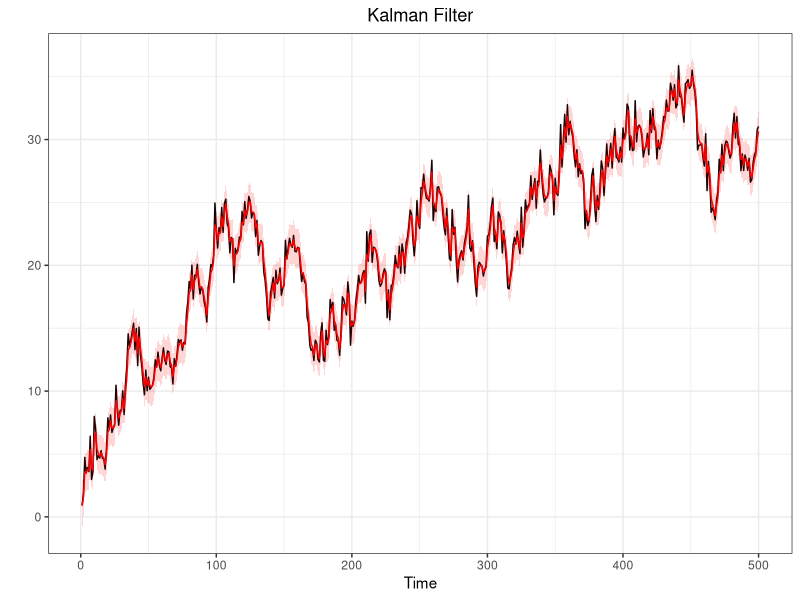
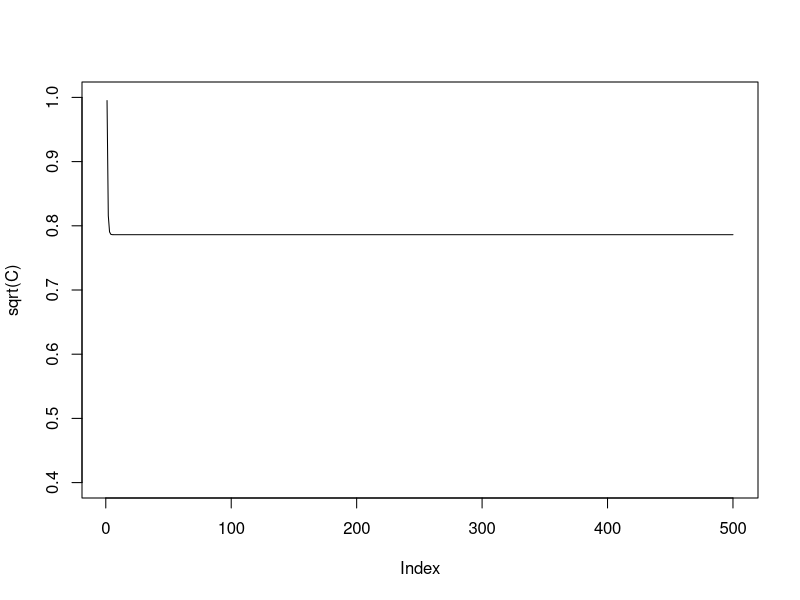

These charts were generated, in order, by the following R code: (Note: this script raises an error after producing the figures.)
#@@@@@@@@@@@@@@@@@@@@##
#   SMC: FILTERING    #
#@@@@@@@@@@@@@@@@@@@@##
library(ggplot2)
q025=function(x){quantile(x,0.025)}
q975=function(x){quantile(x,0.975)}


#Generate a random walk plus noise
#---------------------------------
#n = sample dim
#sigma = obs noise variance
#tau = state noise variance
#x0 = init state

dlm.sim = function(n,sigma,tau,x0){
  x    = rep(0,n)  #state process
  y    = rep(0,n)  #obs process
  x[1] = rnorm(1,x0,tau)
  y[1] = rnorm(1,x[1],sigma)
  for (t in 2:n){
    x[t] = rnorm(1,x[t-1],tau)
    y[t] = rnorm(1,x[t],sigma)
  }
  return(list(x=x,y=y))
}

#Filtering, using data
#---------------------
#y = observed data

DLM<-function(data,sig2,tau2,m0,C0){
  n  = length(data)
  m  = rep(0,n)
  C  = rep(0,n)
  s = rep(0,n)
  S = rep(0,n)
  B  = rep(0,n-1)
  for (t in 1:n){
    if (t==1){
      a = m0
      R = C0 + tau2
    }else{
      a = m[t-1]
      R = C[t-1] + tau2
    }
    A = R/(R+sig2)
    m[t] = (1-A)*a + A*y[t]
    C[t] = A*sig2
    B[t-1] = C[t]/(C[t]+tau2)
  }
  s[n] = m[n]
  S[n] = C[n]
  for (t in (n-1):1){
    s[t] = (1-B[t])*m[t]+B[t]*s[t+1]
    S[t] = (1-B[t])*C[t]+B[t]^2*S[t+1]
  }
  return(list(m=m,C=C,s=s,S=S))
}


#Generate a random walk plus noise
#---------------------------------
n=500
tau2=1
sigma2=1
sigma=sqrt(sigma2)
tau=sqrt(tau2)
x0=0

sim<-dlm.sim(n,sigma,tau,x0)
y<-sim$y
x<-sim$x

#Kalman Filter
#-------------
m0=0
C0=100
filtval<-DLM(y,sigma2,tau2,m0,C0)
m<-filtval$m
C<-filtval$C
Low = m + qnorm(0.025)*sqrt(C)
Up = m + qnorm(0.975)*sqrt(C)

#Put everything in a data frate (for ggplot)
timeframe<-c(1:length(y))
DLM.df<-data.frame(timeframe,y,x,m,C,Low,Up)

#Plots (observetions in black and filtered states in red)
ggplot(DLM.df,aes(x=timeframe))+
  geom_line(aes(y=y))+
  geom_line(aes(y=m),col="red")+
  geom_ribbon(aes(ymin = Low, ymax = Up),
              fill="red",alpha=0.16) +
  labs(x="Time",
       y="")+
  ggtitle("Kalman Filter")+
  theme_bw()+
  theme(plot.title = element_text(hjust = 0.5))

#Sequential Importance Sampling
#------------------------------
#This function produce sequential importance samples
#for Space state model that have linear gaussian state process
#y=data
#N=n°sample produced
#m0,c0,tau and sigma specified as above
#It returns xs,ws and ess which are respectively the filtered states
#the relative weight and the effective sample size for any period.

SISfun<-function(data,N,m0,C0,tau,sigma,smooth){
  xs<-NULL
  ws<-NULL
  ess<-NULL
  x  = rnorm(N,m0,sqrt(C0))
  w  = rep(1/N,N)
  for(t in 1:length(data)){
    x    = rnorm(N,x,tau)                   #sample from N(x_{0},tau)
    w    = w*dnorm(data[t],x,sigma)         #update weight
    xs = rbind(xs,x)
    ws = rbind(ws,w)
    
    wnorm= w/sum(w)                         #normalized weight
    ESS  = 1/sum(wnorm^2)                   #effective sample size
    
    ess =rbind(ess,ESS)
  }
  
  if(smooth){
    xb = matrix(0,n,N)
    for (j in 1:N){
      xb[n,j] = xs[n,j]
      for (t in (n-1):1){
        w = dnorm(xb[t+1,j],xs[t,],tau)
        w = w/sum(w)
        xb[t,j] = sample(xs[t,],size=1,prob=w)
      }
    }
    return(list(xs=xs,ws=ws,ess=ess,xb=xb))
  }else{}
  
  return(list(xs=xs,ws=ws,ess=ess))
}

#Nota: il SIS così costruito (Chopin-Papastiliopoluos) 
#ha problemi con i pesi infatti wnorm dopo un po di iteraioni 
#è un vettore (0,0,...,0,1) dopodichè da errore

#Sequential Importance Sampling with Resampling
#----------------------------------------------
SISRfun<-function(data,N,m0,C0,tau,sigma,smooth){
  if(missing(smooth)){smooth=F}
  ws  = NULL
  xs  = NULL
  ess = NULL
  x   = rnorm(N,m0,sqrt(C0))
  w   = rep(1/N,N)
  n   = length(data)
  for (t in 1:n){
    x1  = rnorm(N,x,tau)
    w1   = w*dnorm(data[t],x1,sigma)
    x   = sample(x1,size=N,replace=T,prob=w1)
    w   = rep(1/N,N)
    
    xs  = rbind(xs,x)
    ws  = rbind(ws,w)
    
    wnorm   = w/sum(w)
    ESS = 1/sum(wnorm^2)
    ess = c(ess,ESS)
  }
  if(smooth){
    xb = matrix(0,n,N)
    for (j in 1:N){
      xb[n,j] = xs[n,j]
      for (t in (n-1):1){
        w = dnorm(xb[t+1,j],xs[t,],tau)
        w = w/sum(w)
        xb[t,j] = sample(xs[t,],size=1,prob=w)
      }
    }
    return(list(xs=xs,ws=ws,ess=ess,xb=xb))
  }else{}
  
  return(list(xs=xs,ws=ws,ess=ess))
}

#Particle Filter
#---------------
PFfun<-function(data,N,m0,C0,tau,sigma){
  xs<-NULL
  ws<-NULL
  ess<-NULL
  x  = rnorm(N,m0,sqrt(C0))
  w  = rep(1/N,N)
   
  for(t in 1:length(data)){
    
    x<-rnorm(N,x,tau)
    w1<-w*dnorm(data[t],x,sigma)
    
    w = w1/sum(w1)
    ESS  = 1/sum(w^2)
    
    if(ESS<(N/2)){
      index<-sample(N,size=N,replace=T,prob=w)
      x<-x[index]
      w<-rep(1/N,N)
    }else{}
    
    xs = rbind(xs,x)
    ws = rbind(ws,w)
    ess =rbind(ess,ESS)
  }
  return(list(xs=xs,ws=ws,ess=ess))
}

#Auxiliary Particle Filter (ESS-based resampling)
#------------------------------------------------
APFfun<-function(data,N,m0,C0,tau,sigma){
  xs<-NULL
  ws<-NULL
  ess<-NULL
  x  = rnorm(N,m0,sqrt(C0))
  w  = rep(1/N,N)
  
  for(t in 1:length(data)){
    
    weight = w*dnorm(data[t],x,sigma)
    k   = sample(1:N,size=N,replace=TRUE,prob=weight)
    x1   = rnorm(N,x[k],tau)
    lw  = dnorm(data[t],x1,sigma,log=TRUE)-dnorm(data[t],x[k],sigma,log=TRUE)
    w   = exp(lw)
    w   = w/sum(w)
    ESS  = 1/sum(w^2)
    
    if(ESS<(N/2)){
      index<-sample(N,size=N,replace=T,prob=w)
      x1<-x1[index]
      w<-rep(1/N,N)
    }else{}
    
    x <- x1
    xs = rbind(xs,x)
    ws = rbind(ws,w)
    ess =rbind(ess,ESS)
    
  }
  return(list(xs=xs,ws=ws,ess=ess))
}

#APF no ESS based resampling
#---------------------------
NAMEfun<-function(data,N,m0,C0,tau,sigma,smooth){
  if(missing(smooth)){smooth=F}
  ws  = NULL
  xs  = NULL
  ess = NULL
  x   = rnorm(N,m0,sqrt(C0))
  w   = rep(1/N,N)
  for (t in 1:n){
    w0  = w*dnorm(data[t],x,sigma)
    k   = sample(1:N,size=N,replace=TRUE,prob=w0)
    x1  = rnorm(N,x[k],tau)
    lw  = dnorm(data[t],x1,sigma,log=TRUE)-dnorm(data[t],x[k],sigma,log=TRUE)
    w   = exp(lw-max(lw))
    w   = w/sum(w)
    ESS = 1/sum(w^2)
    x   = sample(x1,size=N,replace=T,prob=w)
    xs  = rbind(xs,x)
    ws  = rbind(ws,w/sum(w))
    ess = c(ess,ESS)
  }
  
  if(smooth){
    xb = matrix(0,n,N)
    for (j in 1:N){
      xb[n,j] = xs[n,j]
      for (t in (n-1):1){
        w = dnorm(xb[t+1,j],xs[t,],tau)
        w = w/sum(w)
        xb[t,j] = sample(xs[t,],size=1,prob=w)
      }
    }
    return(list(xs=xs,ws=ws,ess=ess,xb=xb))
  }else{}
  
  return(list(xs=xs,ws=ws,ess=ess))
}

# Liu and West filter
# -------------------
set.seed(8642)
N      = 10

LWfun<-function(data,N,m0,C0,v0,V0,w0,W0,delta){
  
  xs     = rnorm(N,m0,sqrt(C0))
  pars   = cbind(rgamma(N,v0,V0),rgamma(N,w0,W0))
  #pars   = cbind(runif(N,0,10),runif(N,0,10))
  a      = (3*delta-1)/(2*delta)
  h2     = 1-a^2
  parss  = array(0,c(N,2,n))
  xss    = NULL
  ws     = NULL
  ESS    = NULL
  w      = rep(1/N,N)
  for (t in 1:length(data)){
    meanV = weighted.mean(pars[,1],w)
    varV  = weighted.mean((pars[,1]-meanV)^2,w)
    meanW = weighted.mean(pars[,2],w)
    varW  = weighted.mean((pars[,2]-meanW)^2,w)
    
    muV = a*pars[,1]+(1-a)*meanV
    sigma2V = (1-a^2)*varV
    alphaV = muV^2/sigma2V
    betaV = muV/sigma2V
    
    muW = a*pars[,1]+(1-a)*meanW
    sigma2W = (1-a^2)*varW
    alphaW = muW^2/sigma2W
    betaW = muW/sigma2W
    
    weight      = w*dnorm(data[t],xs,sqrt(muV))
    k           = sample(1:N,size=N,replace=T,prob=weight)
    
    pars[,1]<-rgamma(N,shape=alphaV[k],rate=betaV[k])
    pars[,2]<-rgamma(N,shape=alphaW[k],rate=betaW[k])
    
    xsprevious<-xs[k]
    xs = rnorm(N,xs[k],sqrt(pars[,2]))
    
    w           = exp(dnorm( data[t],xs,sqrt(pars[,1]),log=T)-
                        dnorm( data[t],xsprevious,sqrt(muV[k]),log=T))
    w           = w/sum(w)
    ESS         = 1/sum(w^2)
    
    if(ESS<(N/2)){
      index<-sample(N,size=N,replace=T,prob=w)
      xs<-xs[index]
      pars<-pars[index,]
      w<-rep(1/N,N)
    }else{
      xs<-xs
      pars<-pars
    }
    
    
    xss         = rbind(xss,xs)
    parss[,,t]  = pars 
    ws          = rbind(ws,w)
  }
  return(list(xss=xss,parss=parss,ws=ws))
}




#.................................................
#Filtervalues is a function that computes the mean
#and the variance of a SISR already estimated (post estimation command)
Filtervalues<-function(fun){
  xhat<-sapply(1:n,function(i)
    weighted.mean(fun$xs[i,],fun$ws[i,]))
  sdhat<-sapply(1:n,function(i)
    sqrt(weighted.mean((fun$xs[i,]-xhat[i])^2,fun$ws[i,])))
  
  return(list(mean=xhat,sd=sdhat))
  
}
#Example of Comparison (do in GGPLOT if possible)
N<-1000
h<-SISRfun(y,N,m0,C0,tau,sigma)
Var<-Filtervalues(h)$var
plot(sqrt(C),type="l",ylim=c(0.4,1))
par(new=T)
plot(Var,type="l",col="red",ylim=c(0.4,1))

#Filterplot is a function similar to Filtervalues 
#returning plots of median and quantiles
Filterplot<-function(data,fun,title){
  require(ggplot2)
  mx = apply(fun$xs,1,median)
  lx = apply(fun$xs,1,q025)
  ux = apply(fun$xs,1,q975)
  
  timeframe<-c(1:length(data))
  df<-data.frame(timeframe,data,mx,lx,ux)
  
  ggplot(df,aes(x=timeframe))+
    geom_line(aes(y=data))+
    geom_line(aes(y=mx),col="red")+
    geom_ribbon(aes(ymin = lx, ymax = ux),
                fill="red",alpha=0.16) +
    labs(x="Time",
         y="")+
    ggtitle(title)+
    theme_bw()+
    theme(plot.title = element_text(hjust = 0.5))
}

Smoothplot<-function(data,fun,title){
  require(ggplot2)
  mx = apply(fun$xb,1,median)
  lx = apply(fun$xb,1,q025)
  ux = apply(fun$xb,1,q975)
  
  timeframe<-c(1:length(data))
  df<-data.frame(timeframe,data,mx,lx,ux)
  
  ggplot(df,aes(x=timeframe))+
    geom_line(aes(y=data))+
    geom_line(aes(y=mx),col="blue")+
    geom_ribbon(aes(ymin = lx, ymax = ux),
                fill="red",alpha=0.16) +
    labs(x="Time",
         y="")+
    ggtitle(title)+
    theme_bw()+
    theme(plot.title = element_text(hjust = 0.5))
  
}
